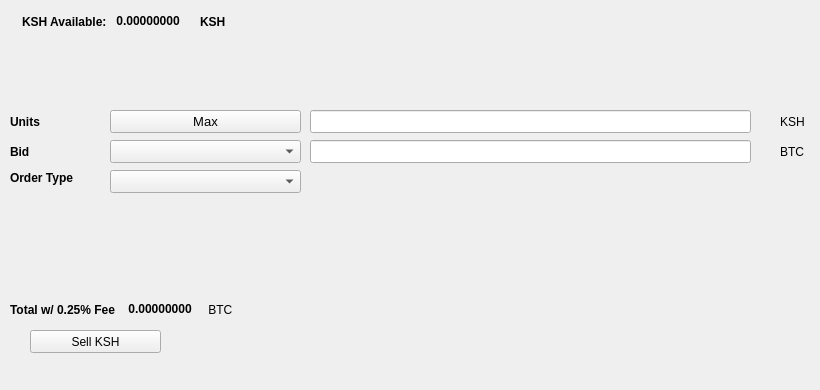
   <widget class="QWidget" name="SellTab">
    <attribute name="title">
     <string>Sell</string>
    </attribute>
    <widget class="QLabel" name="label_16">
     <property name="geometry">
      <rect>
       <x>780</x>
       <y>140</y>
       <width>31</width>
       <height>23</height>
      </rect>
     </property>
     <property name="text">
      <string>BTC</string>
     </property>
    </widget>
    <widget class="QComboBox" name="SellBidcomboBox">
     <property name="geometry">
      <rect>
       <x>110</x>
       <y>140</y>
       <width>191</width>
       <height>23</height>
      </rect>
     </property>
     <property name="font">
      <font>
       <pointsize>10</pointsize>
      </font>
     </property>
    </widget>
    <widget class="QLabel" name="label_18">
     <property name="geometry">
      <rect>
       <x>10</x>
       <y>110</y>
       <width>46</width>
       <height>23</height>
      </rect>
     </property>
     <property name="font">
      <font>
       <weight>75</weight>
       <bold>true</bold>
      </font>
     </property>
     <property name="text">
      <string>Units</string>
     </property>
    </widget>
    <widget class="QPushButton" name="Sell_Max_Amount">
     <property name="geometry">
      <rect>
       <x>110</x>
       <y>110</y>
       <width>191</width>
       <height>23</height>
      </rect>
     </property>
     <property name="font">
      <font>
       <pointsize>10</pointsize>
      </font>
     </property>
     <property name="text">
      <string>Max</string>
     </property>
    </widget>
    <widget class="QLabel" name="label_20">
     <property name="geometry">
      <rect>
       <x>10</x>
       <y>170</y>
       <width>91</width>
       <height>16</height>
      </rect>
     </property>
     <property name="font">
      <font>
       <weight>75</weight>
       <bold>true</bold>
      </font>
     </property>
     <property name="text">
      <string>Order Type</string>
     </property>
    </widget>
    <widget class="QComboBox" name="SellOrdertypeCombo">
     <property name="geometry">
      <rect>
       <x>110</x>
       <y>170</y>
       <width>191</width>
       <height>23</height>
      </rect>
     </property>
     <property name="font">
      <font>
       <pointsize>10</pointsize>
      </font>
     </property>
    </widget>
    <widget class="QLabel" name="label_21">
     <property name="geometry">
      <rect>
       <x>10</x>
       <y>140</y>
       <width>46</width>
       <height>23</height>
      </rect>
     </property>
     <property name="font">
      <font>
       <weight>75</weight>
       <bold>true</bold>
      </font>
     </property>
     <property name="text">
      <string>Bid</string>
     </property>
    </widget>
    <widget class="QLabel" name="label_22">
     <property name="geometry">
      <rect>
       <x>780</x>
       <y>110</y>
       <width>31</width>
       <height>23</height>
      </rect>
     </property>
     <property name="text">
      <string>KSH</string>
     </property>
    </widget>
    <widget class="QLineEdit" name="UnitsInputKSH">
     <property name="geometry">
      <rect>
       <x>310</x>
       <y>110</y>
       <width>441</width>
       <height>23</height>
      </rect>
     </property>
     <property name="font">
      <font>
       <pointsize>9</pointsize>
       <weight>75</weight>
       <bold>true</bold>
      </font>
     </property>
    </widget>
    <widget class="QLineEdit" name="SellBidPriceEdit">
     <property name="geometry">
      <rect>
       <x>310</x>
       <y>140</y>
       <width>441</width>
       <height>23</height>
      </rect>
     </property>
     <property name="font">
      <font>
       <pointsize>9</pointsize>
       <weight>75</weight>
       <bold>true</bold>
      </font>
     </property>
    </widget>
    <widget class="QPushButton" name="SellKSHBTN">
     <property name="geometry">
      <rect>
       <x>30</x>
       <y>330</y>
       <width>131</width>
       <height>23</height>
      </rect>
     </property>
     <property name="text">
      <string>Sell KSH</string>
     </property>
     <property name="icon">
      <iconset resource="../kahsh">
       <normaloff>:/icons/bitcoin</normaloff>:/icons/bitcoin</iconset>
     </property>
    </widget>
    <widget class="QWidget" name="layoutWidget3">
     <property name="geometry">
      <rect>
       <x>22</x>
       <y>12</y>
       <width>258</width>
       <height>19</height>
      </rect>
     </property>
     <layout class="QHBoxLayout" name="horizontalLayout">
      <item>
       <widget class="QLabel" name="label232_2">
        <property name="font">
         <font>
          <weight>75</weight>
          <bold>true</bold>
         </font>
        </property>
        <property name="text">
         <string>KSH Available:</string>
        </property>
       </widget>
      </item>
      <item>
       <widget class="QLabel" name="KSHAvailableLabel">
        <property name="palette">
         <palette>
          <active>
           <colorrole role="WindowText">
            <brush brushstyle="SolidPattern">
             <color alpha="255">
              <red>0</red>
              <green>0</green>
              <blue>0</blue>
             </color>
            </brush>
           </colorrole>
           <colorrole role="Button">
            <brush brushstyle="SolidPattern">
             <color alpha="255">
              <red>0</red>
              <green>170</green>
              <blue>0</blue>
             </color>
            </brush>
           </colorrole>
           <colorrole role="Light">
            <brush brushstyle="SolidPattern">
             <color alpha="255">
              <red>0</red>
              <green>255</green>
              <blue>0</blue>
             </color>
            </brush>
           </colorrole>
           <colorrole role="Midlight">
            <brush brushstyle="SolidPattern">
             <color alpha="255">
              <red>0</red>
              <green>212</green>
              <blue>0</blue>
             </color>
            </brush>
           </colorrole>
           <colorrole role="Dark">
            <brush brushstyle="SolidPattern">
             <color alpha="255">
              <red>0</red>
              <green>85</green>
              <blue>0</blue>
             </color>
            </brush>
           </colorrole>
           <colorrole role="Mid">
            <brush brushstyle="SolidPattern">
             <color alpha="255">
              <red>0</red>
              <green>113</green>
              <blue>0</blue>
             </color>
            </brush>
           </colorrole>
           <colorrole role="Text">
            <brush brushstyle="SolidPattern">
             <color alpha="255">
              <red>0</red>
              <green>170</green>
              <blue>0</blue>
             </color>
            </brush>
           </colorrole>
           <colorrole role="BrightText">
            <brush brushstyle="SolidPattern">
             <color alpha="255">
              <red>255</red>
              <green>255</green>
              <blue>255</blue>
             </color>
            </brush>
           </colorrole>
           <colorrole role="ButtonText">
            <brush brushstyle="SolidPattern">
             <color alpha="255">
              <red>0</red>
              <green>0</green>
              <blue>0</blue>
             </color>
            </brush>
           </colorrole>
           <colorrole role="Base">
            <brush brushstyle="SolidPattern">
             <color alpha="255">
              <red>255</red>
              <green>255</green>
              <blue>255</blue>
             </color>
            </brush>
           </colorrole>
           <colorrole role="Window">
            <brush brushstyle="SolidPattern">
             <color alpha="255">
              <red>0</red>
              <green>170</green>
              <blue>0</blue>
             </color>
            </brush>
           </colorrole>
           <colorrole role="Shadow">
            <brush brushstyle="SolidPattern">
             <color alpha="255">
              <red>0</red>
              <green>0</green>
              <blue>0</blue>
             </color>
            </brush>
           </colorrole>
           <colorrole role="AlternateBase">
            <brush brushstyle="SolidPattern">
             <color alpha="255">
              <red>127</red>
              <green>212</green>
              <blue>127</blue>
             </color>
            </brush>
           </colorrole>
           <colorrole role="ToolTipBase">
            <brush brushstyle="SolidPattern">
             <color alpha="255">
              <red>255</red>
              <green>255</green>
              <blue>220</blue>
             </color>
            </brush>
           </colorrole>
           <colorrole role="ToolTipText">
            <brush brushstyle="SolidPattern">
             <color alpha="255">
              <red>0</red>
              <green>0</green>
              <blue>0</blue>
             </color>
            </brush>
           </colorrole>
          </active>
          <inactive>
           <colorrole role="WindowText">
            <brush brushstyle="SolidPattern">
             <color alpha="255">
              <red>0</red>
              <green>0</green>
              <blue>0</blue>
             </color>
            </brush>
           </colorrole>
           <colorrole role="Button">
            <brush brushstyle="SolidPattern">
             <color alpha="255">
              <red>0</red>
              <green>170</green>
              <blue>0</blue>
             </color>
            </brush>
           </colorrole>
           <colorrole role="Light">
            <brush brushstyle="SolidPattern">
             <color alpha="255">
              <red>0</red>
              <green>255</green>
              <blue>0</blue>
             </color>
            </brush>
           </colorrole>
           <colorrole role="Midlight">
            <brush brushstyle="SolidPattern">
             <color alpha="255">
              <red>0</red>
              <green>212</green>
              <blue>0</blue>
             </color>
            </brush>
           </colorrole>
           <colorrole role="Dark">
            <brush brushstyle="SolidPattern">
             <color alpha="255">
              <red>0</red>
              <green>85</green>
              <blue>0</blue>
             </color>
            </brush>
           </colorrole>
           <colorrole role="Mid">
            <brush brushstyle="SolidPattern">
             <color alpha="255">
              <red>0</red>
              <green>113</green>
              <blue>0</blue>
             </color>
            </brush>
           </colorrole>
           <colorrole role="Text">
            <brush brushstyle="SolidPattern">
             <color alpha="255">
              <red>0</red>
              <green>170</green>
              <blue>0</blue>
             </color>
            </brush>
           </colorrole>
           <colorrole role="BrightText">
            <brush brushstyle="SolidPattern">
             <color alpha="255">
              <red>255</red>
              <green>255</green>
              <blue>255</blue>
             </color>
            </brush>
           </colorrole>
           <colorrole role="ButtonText">
            <brush brushstyle="SolidPattern">
             <color alpha="255">
              <red>0</red>
              <green>0</green>
              <blue>0</blue>
             </color>
            </brush>
           </colorrole>
           <colorrole role="Base">
            <brush brushstyle="SolidPattern">
             <color alpha="255">
              <red>255</red>
              <green>255</green>
              <blue>255</blue>
             </color>
            </brush>
           </colorrole>
           <colorrole role="Window">
            <brush brushstyle="SolidPattern">
             <color alpha="255">
              <red>0</red>
              <green>170</green>
              <blue>0</blue>
             </color>
            </brush>
           </colorrole>
           <colorrole role="Shadow">
            <brush brushstyle="SolidPattern">
             <color alpha="255">
              <red>0</red>
              <green>0</green>
              <blue>0</blue>
             </color>
            </brush>
           </colorrole>
           <colorrole role="AlternateBase">
            <brush brushstyle="SolidPattern">
             <color alpha="255">
              <red>127</red>
              <green>212</green>
              <blue>127</blue>
             </color>
            </brush>
           </colorrole>
           <colorrole role="ToolTipBase">
            <brush brushstyle="SolidPattern">
             <color alpha="255">
              <red>255</red>
              <green>255</green>
              <blue>220</blue>
             </color>
            </brush>
           </colorrole>
           <colorrole role="ToolTipText">
            <brush brushstyle="SolidPattern">
             <color alpha="255">
              <red>0</red>
              <green>0</green>
              <blue>0</blue>
             </color>
            </brush>
           </colorrole>
          </inactive>
          <disabled>
           <colorrole role="WindowText">
            <brush brushstyle="SolidPattern">
             <color alpha="255">
              <red>0</red>
              <green>85</green>
              <blue>0</blue>
             </color>
            </brush>
           </colorrole>
           <colorrole role="Button">
            <brush brushstyle="SolidPattern">
             <color alpha="255">
              <red>0</red>
              <green>170</green>
              <blue>0</blue>
             </color>
            </brush>
           </colorrole>
           <colorrole role="Light">
            <brush brushstyle="SolidPattern">
             <color alpha="255">
              <red>0</red>
              <green>255</green>
              <blue>0</blue>
             </color>
            </brush>
           </colorrole>
           <colorrole role="Midlight">
            <brush brushstyle="SolidPattern">
             <color alpha="255">
              <red>0</red>
              <green>212</green>
              <blue>0</blue>
             </color>
            </brush>
           </colorrole>
           <colorrole role="Dark">
            <brush brushstyle="SolidPattern">
             <color alpha="255">
              <red>0</red>
              <green>85</green>
              <blue>0</blue>
             </color>
            </brush>
           </colorrole>
           <colorrole role="Mid">
            <brush brushstyle="SolidPattern">
             <color alpha="255">
              <red>0</red>
              <green>113</green>
              <blue>0</blue>
             </color>
            </brush>
           </colorrole>
           <colorrole role="Text">
            <brush brushstyle="SolidPattern">
             <color alpha="255">
              <red>0</red>
              <green>85</green>
              <blue>0</blue>
             </color>
            </brush>
           </colorrole>
           <colorrole role="BrightText">
            <brush brushstyle="SolidPattern">
             <color alpha="255">
              <red>255</red>
              <green>255</green>
              <blue>255</blue>
             </color>
            </brush>
           </colorrole>
           <colorrole role="ButtonText">
            <brush brushstyle="SolidPattern">
             <color alpha="255">
              <red>0</red>
              <green>85</green>
              <blue>0</blue>
             </color>
            </brush>
           </colorrole>
           <colorrole role="Base">
            <brush brushstyle="SolidPattern">
             <color alpha="255">
              <red>0</red>
              <green>170</green>
              <blue>0</blue>
             </color>
            </brush>
           </colorrole>
           <colorrole role="Window">
            <brush brushstyle="SolidPattern">
             <color alpha="255">
              <red>0</red>
              <green>170</green>
              <blue>0</blue>
             </color>
            </brush>
           </colorrole>
           <colorrole role="Shadow">
            <brush brushstyle="SolidPattern">
             <color alpha="255">
              <red>0</red>
              <green>0</green>
              <blue>0</blue>
             </color>
            </brush>
           </colorrole>
           <colorrole role="AlternateBase">
            <brush brushstyle="SolidPattern">
             <color alpha="255">
              <red>0</red>
              <green>170</green>
              <blue>0</blue>
             </color>
            </brush>
           </colorrole>
           <colorrole role="ToolTipBase">
            <brush brushstyle="SolidPattern">
             <color alpha="255">
              <red>255</red>
              <green>255</green>
              <blue>220</blue>
             </color>
            </brush>
           </colorrole>
           <colorrole role="ToolTipText">
            <brush brushstyle="SolidPattern">
             <color alpha="255">
              <red>0</red>
              <green>0</green>
              <blue>0</blue>
             </color>
            </brush>
           </colorrole>
          </disabled>
         </palette>
        </property>
        <property name="font">
         <font>
          <weight>75</weight>
          <bold>true</bold>
         </font>
        </property>
        <property name="text">
         <string> 0.00000000 </string>
        </property>
        <property name="textInteractionFlags">
         <set>Qt::LinksAccessibleByMouse|Qt::TextSelectableByKeyboard|Qt::TextSelectableByMouse</set>
        </property>
       </widget>
      </item>
      <item>
       <widget class="QLabel" name="labelKSH">
        <property name="font">
         <font>
          <weight>75</weight>
          <bold>true</bold>
         </font>
        </property>
        <property name="text">
         <string>KSH</string>
        </property>
       </widget>
      </item>
     </layout>
    </widget>
    <widget class="QWidget" name="layoutWidget">
     <property name="geometry">
      <rect>
       <x>10</x>
       <y>300</y>
       <width>268</width>
       <height>19</height>
      </rect>
     </property>
     <layout class="QHBoxLayout" name="horizontalLayout_2">
      <item>
       <widget class="QLabel" name="label_19">
        <property name="font">
         <font>
          <weight>75</weight>
          <bold>true</bold>
         </font>
        </property>
        <property name="text">
         <string>Total w/ 0.25% Fee </string>
        </property>
       </widget>
      </item>
      <item>
       <widget class="QLabel" name="SellCostLabel">
        <property name="palette">
         <palette>
          <active>
           <colorrole role="WindowText">
            <brush brushstyle="SolidPattern">
             <color alpha="255">
              <red>0</red>
              <green>0</green>
              <blue>0</blue>
             </color>
            </brush>
           </colorrole>
           <colorrole role="Button">
            <brush brushstyle="SolidPattern">
             <color alpha="255">
              <red>0</red>
              <green>170</green>
              <blue>0</blue>
             </color>
            </brush>
           </colorrole>
           <colorrole role="Light">
            <brush brushstyle="SolidPattern">
             <color alpha="255">
              <red>0</red>
              <green>255</green>
              <blue>0</blue>
             </color>
            </brush>
           </colorrole>
           <colorrole role="Midlight">
            <brush brushstyle="SolidPattern">
             <color alpha="255">
              <red>0</red>
              <green>212</green>
              <blue>0</blue>
             </color>
            </brush>
           </colorrole>
           <colorrole role="Dark">
            <brush brushstyle="SolidPattern">
             <color alpha="255">
              <red>0</red>
              <green>85</green>
              <blue>0</blue>
             </color>
            </brush>
           </colorrole>
           <colorrole role="Mid">
            <brush brushstyle="SolidPattern">
             <color alpha="255">
              <red>0</red>
              <green>113</green>
              <blue>0</blue>
             </color>
            </brush>
           </colorrole>
           <colorrole role="Text">
            <brush brushstyle="SolidPattern">
             <color alpha="255">
              <red>0</red>
              <green>170</green>
              <blue>0</blue>
             </color>
            </brush>
           </colorrole>
           <colorrole role="BrightText">
            <brush brushstyle="SolidPattern">
             <color alpha="255">
              <red>255</red>
              <green>255</green>
              <blue>255</blue>
             </color>
            </brush>
           </colorrole>
           <colorrole role="ButtonText">
            <brush brushstyle="SolidPattern">
             <color alpha="255">
              <red>0</red>
              <green>0</green>
              <blue>0</blue>
             </color>
            </brush>
           </colorrole>
           <colorrole role="Base">
            <brush brushstyle="SolidPattern">
             <color alpha="255">
              <red>255</red>
              <green>255</green>
              <blue>255</blue>
             </color>
            </brush>
           </colorrole>
           <colorrole role="Window">
            <brush brushstyle="SolidPattern">
             <color alpha="255">
              <red>0</red>
              <green>170</green>
              <blue>0</blue>
             </color>
            </brush>
           </colorrole>
           <colorrole role="Shadow">
            <brush brushstyle="SolidPattern">
             <color alpha="255">
              <red>0</red>
              <green>0</green>
              <blue>0</blue>
             </color>
            </brush>
           </colorrole>
           <colorrole role="AlternateBase">
            <brush brushstyle="SolidPattern">
             <color alpha="255">
              <red>127</red>
              <green>212</green>
              <blue>127</blue>
             </color>
            </brush>
           </colorrole>
           <colorrole role="ToolTipBase">
            <brush brushstyle="SolidPattern">
             <color alpha="255">
              <red>255</red>
              <green>255</green>
              <blue>220</blue>
             </color>
            </brush>
           </colorrole>
           <colorrole role="ToolTipText">
            <brush brushstyle="SolidPattern">
             <color alpha="255">
              <red>0</red>
              <green>0</green>
              <blue>0</blue>
             </color>
            </brush>
           </colorrole>
          </active>
          <inactive>
           <colorrole role="WindowText">
            <brush brushstyle="SolidPattern">
             <color alpha="255">
              <red>0</red>
              <green>0</green>
              <blue>0</blue>
             </color>
            </brush>
           </colorrole>
           <colorrole role="Button">
            <brush brushstyle="SolidPattern">
             <color alpha="255">
              <red>0</red>
              <green>170</green>
              <blue>0</blue>
             </color>
            </brush>
           </colorrole>
           <colorrole role="Light">
            <brush brushstyle="SolidPattern">
             <color alpha="255">
              <red>0</red>
              <green>255</green>
              <blue>0</blue>
             </color>
            </brush>
           </colorrole>
           <colorrole role="Midlight">
            <brush brushstyle="SolidPattern">
             <color alpha="255">
              <red>0</red>
              <green>212</green>
              <blue>0</blue>
             </color>
            </brush>
           </colorrole>
           <colorrole role="Dark">
            <brush brushstyle="SolidPattern">
             <color alpha="255">
              <red>0</red>
              <green>85</green>
              <blue>0</blue>
             </color>
            </brush>
           </colorrole>
           <colorrole role="Mid">
            <brush brushstyle="SolidPattern">
             <color alpha="255">
              <red>0</red>
              <green>113</green>
              <blue>0</blue>
             </color>
            </brush>
           </colorrole>
           <colorrole role="Text">
            <brush brushstyle="SolidPattern">
             <color alpha="255">
              <red>0</red>
              <green>170</green>
              <blue>0</blue>
             </color>
            </brush>
           </colorrole>
           <colorrole role="BrightText">
            <brush brushstyle="SolidPattern">
             <color alpha="255">
              <red>255</red>
              <green>255</green>
              <blue>255</blue>
             </color>
            </brush>
           </colorrole>
           <colorrole role="ButtonText">
            <brush brushstyle="SolidPattern">
             <color alpha="255">
              <red>0</red>
              <green>0</green>
              <blue>0</blue>
             </color>
            </brush>
           </colorrole>
           <colorrole role="Base">
            <brush brushstyle="SolidPattern">
             <color alpha="255">
              <red>255</red>
              <green>255</green>
              <blue>255</blue>
             </color>
            </brush>
           </colorrole>
           <colorrole role="Window">
            <brush brushstyle="SolidPattern">
             <color alpha="255">
              <red>0</red>
              <green>170</green>
              <blue>0</blue>
             </color>
            </brush>
           </colorrole>
           <colorrole role="Shadow">
            <brush brushstyle="SolidPattern">
             <color alpha="255">
              <red>0</red>
              <green>0</green>
              <blue>0</blue>
             </color>
            </brush>
           </colorrole>
           <colorrole role="AlternateBase">
            <brush brushstyle="SolidPattern">
             <color alpha="255">
              <red>127</red>
              <green>212</green>
              <blue>127</blue>
             </color>
            </brush>
           </colorrole>
           <colorrole role="ToolTipBase">
            <brush brushstyle="SolidPattern">
             <color alpha="255">
              <red>255</red>
              <green>255</green>
              <blue>220</blue>
             </color>
            </brush>
           </colorrole>
           <colorrole role="ToolTipText">
            <brush brushstyle="SolidPattern">
             <color alpha="255">
              <red>0</red>
              <green>0</green>
              <blue>0</blue>
             </color>
            </brush>
           </colorrole>
          </inactive>
          <disabled>
           <colorrole role="WindowText">
            <brush brushstyle="SolidPattern">
             <color alpha="255">
              <red>0</red>
              <green>85</green>
              <blue>0</blue>
             </color>
            </brush>
           </colorrole>
           <colorrole role="Button">
            <brush brushstyle="SolidPattern">
             <color alpha="255">
              <red>0</red>
              <green>170</green>
              <blue>0</blue>
             </color>
            </brush>
           </colorrole>
           <colorrole role="Light">
            <brush brushstyle="SolidPattern">
             <color alpha="255">
              <red>0</red>
              <green>255</green>
              <blue>0</blue>
             </color>
            </brush>
           </colorrole>
           <colorrole role="Midlight">
            <brush brushstyle="SolidPattern">
             <color alpha="255">
              <red>0</red>
              <green>212</green>
              <blue>0</blue>
             </color>
            </brush>
           </colorrole>
           <colorrole role="Dark">
            <brush brushstyle="SolidPattern">
             <color alpha="255">
              <red>0</red>
              <green>85</green>
              <blue>0</blue>
             </color>
            </brush>
           </colorrole>
           <colorrole role="Mid">
            <brush brushstyle="SolidPattern">
             <color alpha="255">
              <red>0</red>
              <green>113</green>
              <blue>0</blue>
             </color>
            </brush>
           </colorrole>
           <colorrole role="Text">
            <brush brushstyle="SolidPattern">
             <color alpha="255">
              <red>0</red>
              <green>85</green>
              <blue>0</blue>
             </color>
            </brush>
           </colorrole>
           <colorrole role="BrightText">
            <brush brushstyle="SolidPattern">
             <color alpha="255">
              <red>255</red>
              <green>255</green>
              <blue>255</blue>
             </color>
            </brush>
           </colorrole>
           <colorrole role="ButtonText">
            <brush brushstyle="SolidPattern">
             <color alpha="255">
              <red>0</red>
              <green>85</green>
              <blue>0</blue>
             </color>
            </brush>
           </colorrole>
           <colorrole role="Base">
            <brush brushstyle="SolidPattern">
             <color alpha="255">
              <red>0</red>
              <green>170</green>
              <blue>0</blue>
             </color>
            </brush>
           </colorrole>
           <colorrole role="Window">
            <brush brushstyle="SolidPattern">
             <color alpha="255">
              <red>0</red>
              <green>170</green>
              <blue>0</blue>
             </color>
            </brush>
           </colorrole>
           <colorrole role="Shadow">
            <brush brushstyle="SolidPattern">
             <color alpha="255">
              <red>0</red>
              <green>0</green>
              <blue>0</blue>
             </color>
            </brush>
           </colorrole>
           <colorrole role="AlternateBase">
            <brush brushstyle="SolidPattern">
             <color alpha="255">
              <red>0</red>
              <green>170</green>
              <blue>0</blue>
             </color>
            </brush>
           </colorrole>
           <colorrole role="ToolTipBase">
            <brush brushstyle="SolidPattern">
             <color alpha="255">
              <red>255</red>
              <green>255</green>
              <blue>220</blue>
             </color>
            </brush>
           </colorrole>
           <colorrole role="ToolTipText">
            <brush brushstyle="SolidPattern">
             <color alpha="255">
              <red>0</red>
              <green>0</green>
              <blue>0</blue>
             </color>
            </brush>
           </colorrole>
          </disabled>
         </palette>
        </property>
        <property name="font">
         <font>
          <weight>75</weight>
          <bold>true</bold>
         </font>
        </property>
        <property name="autoFillBackground">
         <bool>false</bool>
        </property>
        <property name="text">
         <string> 0.00000000</string>
        </property>
        <property name="textInteractionFlags">
         <set>Qt::LinksAccessibleByMouse|Qt::TextSelectableByMouse</set>
        </property>
       </widget>
      </item>
      <item>
       <widget class="QLabel" name="label_17">
        <property name="font">
         <font>
          <weight>50</weight>
          <bold>false</bold>
         </font>
        </property>
        <property name="text">
         <string> BTC</string>
        </property>
       </widget>
      </item>
     </layout>
    </widget>
    <widget class="QLabel" name="label_23">
     <property name="geometry">
      <rect>
       <x>460</x>
       <y>300</y>
       <width>281</width>
       <height>81</height>
      </rect>
     </property>
     <property name="text">
      <string/>
     </property>
     <property name="pixmap">
      <pixmap>:/images/bittrex</pixmap>
     </property>
    </widget>
   </widget>
